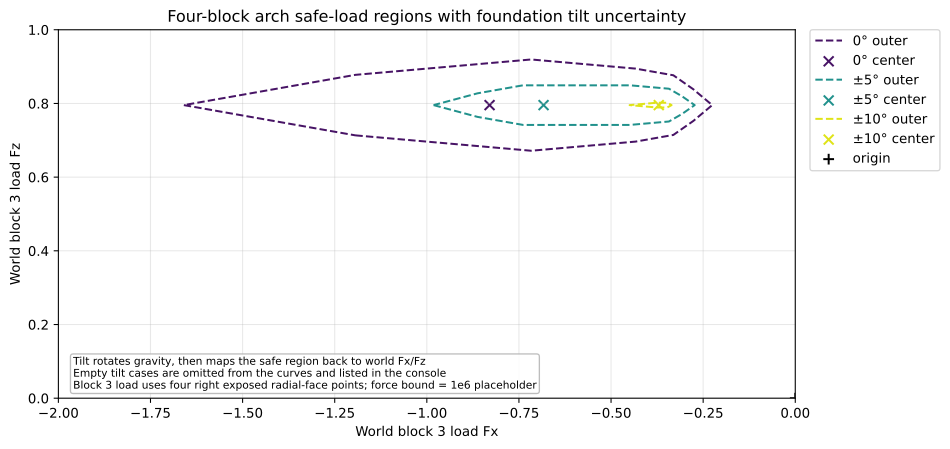

Generate this figure with Python:
"""Compare four-block arch safe-load regions under foundation tilt uncertainty."""

import math
from pathlib import Path

import matplotlib.pyplot as plt
from compas_assembly.datastructures import Block

from compas_cra.algorithms import assembly_interfaces_numpy
from compas_cra.datastructures import CRA_Assembly
from compas_cra.equilibrium import plot_rbe_robust_results
from compas_cra.equilibrium import rbe_uncertainty_disturb_support_dual
from compas_cra.geometry import Arch
from compas_cra.viewers import cra_view_ex
from compas_cra.viewers.cra_view import _load_compas_view2

HEIGHT = 2
SPAN = 4
THICKNESS = 0.5
DEPTH = 0.5
NUM_BLOCKS = 4
MU = 0.7
DENSITY = 1.0
NUM_DIRECTIONS = 72
APPLICATION_FORCE_BOUND = 1e6
TILT_DEGREES = (0.0, 5.0, 10.0, 15.0, 20.0)
SINGLE_TILT_DEGREES = tuple(range(-20, 21, 5))
TILT_ANGLE_COUNT = 2
VIEW_XLIM = (-2.0, 0.0)
VIEW_YLIM = (0.0, 1.0)
SHOW_COMPAS_VIEW2_ASSEMBLY = plt.get_backend().lower() != "agg"
OUTPUT_SVG = Path(__file__).with_suffix(".svg")
SINGLE_ANGLE_OUTPUT_SVG = OUTPUT_SVG.with_name("{}_single_angles.svg".format(OUTPUT_SVG.stem))
DEGREE = "\N{DEGREE SIGN}"
PLUS_MINUS = "\N{PLUS-MINUS SIGN}"
EMPTY_SAFE_SET_TEXT = "safe load set is empty"


def sampled_colormap_colors(name, count):
    """Return distinct colors sampled across a Matplotlib colormap."""
    if count <= 0:
        return []
    colormap = plt.get_cmap(name)
    if count == 1:
        return [colormap(0.5)]
    return [colormap(0.05 + 0.90 * index / (count - 1)) for index in range(count)]


def point_coordinates(point):
    """Return point coordinates as a plain list."""
    if hasattr(point, "x") and hasattr(point, "y") and hasattr(point, "z"):
        return [point.x, point.y, point.z]
    return list(point)


def arch_center():
    """Return the center of the arch circular axis."""
    radius = HEIGHT / 2.0 + SPAN**2 / (8.0 * HEIGHT)
    return [0.0, 0.0, HEIGHT - radius]


def unique_xz_points(coordinates, tolerance=1e-9):
    """Return unique face points by x-z coordinates."""
    unique = []
    for point in coordinates:
        if not any(
            abs(point[0] - other[0]) <= tolerance and abs(point[2] - other[2]) <= tolerance for other in unique
        ):
            unique.append(point)
    return unique


def radial_alignment_score(points):
    """Return how far two x-z points deviate from one arch radial line."""
    center = arch_center()
    vectors = [[point[0] - center[0], point[2] - center[2]] for point in points]
    lengths = [(vector[0] ** 2 + vector[1] ** 2) ** 0.5 for vector in vectors]
    if min(lengths) <= 1e-12:
        return None
    cross = vectors[0][0] * vectors[1][1] - vectors[0][1] * vectors[1][0]
    return abs(cross) / (lengths[0] * lengths[1])


def exposed_radial_side_vertices(block):
    """Return vertices of the loaded block's right exposed radial face."""
    candidates = []
    for face in block.faces():
        coordinates = [point_coordinates(block.vertex_coordinates(vertex)) for vertex in block.face_vertices(face)]
        y_values = [point[1] for point in coordinates]
        if max(y_values) - min(y_values) <= 1e-9:
            continue
        unique_points = unique_xz_points(coordinates)
        if len(unique_points) != 2:
            continue
        score = radial_alignment_score(unique_points)
        if score is None or score > 1e-8:
            continue
        centroid_x = sum(point[0] for point in coordinates) / len(coordinates)
        candidates.append((centroid_x, coordinates))
    if not candidates:
        raise ValueError("Could not find an exposed radial load face for the arch block.")
    return max(candidates, key=lambda item: item[0])[1]


def left_to_right_blocks():
    """Create four arch blocks ordered left to right."""
    arch = Arch(
        height=HEIGHT,
        span=SPAN,
        thickness=THICKNESS,
        depth=DEPTH,
        num_blocks=NUM_BLOCKS,
        extra_support=False,
    )
    return list(reversed(arch.blocks()))


def build_assembly():
    """Build the fixed four-block arch assembly."""
    assembly = CRA_Assembly()
    for node, mesh in enumerate(left_to_right_blocks()):
        assembly.add_block(mesh.copy(cls=Block), node=node)
    assembly.set_boundary_conditions([0])
    assembly_interfaces_numpy(assembly, nmax=10, amin=1e-2, tmax=1e-2)
    return assembly


def assembly_bounds(assembly):
    """Return coordinate-wise bounds for all blocks in an assembly."""
    coordinates = []
    for node in assembly.graph.nodes():
        block = assembly.graph.node_attribute(node, "block")
        for vertex in block.vertices():
            coordinates.append(point_coordinates(block.vertex_coordinates(vertex)))

    lower = [min(coordinate[axis] for coordinate in coordinates) for axis in range(3)]
    upper = [max(coordinate[axis] for coordinate in coordinates) for axis in range(3)]
    return lower, upper


def assembly_display_scale(assembly):
    """Return a readable scale for load-direction arrows."""
    lower, upper = assembly_bounds(assembly)
    spans = [upper[axis] - lower[axis] for axis in range(3)]
    return max(spans + [0.25])


def load_application_centroid(assembly, load_node):
    """Return the centroid of the right exposed radial-face load application points."""
    points = exposed_radial_side_vertices(assembly.graph.node_attribute(load_node, "block"))
    return [sum(point[axis] for point in points) / len(points) for axis in range(3)]


def add_load_direction_arrows(viewer, assembly, origin):
    """Add positive Fx and Fz load-direction arrows to a compas_view2 viewer."""
    _, _, Arrow = _load_compas_view2()
    length = 0.18 * assembly_display_scale(assembly)
    viewer.add(
        Arrow(origin, [length, 0, 0], head_portion=0.28, head_width=0.10, body_width=0.025),
        facecolor=(0.9, 0.0, 0.0),
        show_lines=False,
    )
    viewer.add(
        Arrow(origin, [0, 0, length], head_portion=0.28, head_width=0.10, body_width=0.025),
        facecolor=(0.0, 0.2, 0.9),
        show_lines=False,
    )


def show_compas_view2_assembly(assembly):
    """Show the four-block arch assembly in a compas_view2 window."""
    view2_app, _, _ = _load_compas_view2()
    viewer = view2_app.App(
        title="Example 19-3 tilt arch assembly",
        width=1000,
        height=700,
        viewmode="shaded",
        show_grid=True,
    )
    cra_view_ex(
        viewer,
        assembly,
        blocks=True,
        interfaces=True,
        forces=False,
        forcesdirect=False,
        forcesline=False,
        weights=False,
        displacements=False,
    )
    add_load_direction_arrows(viewer, assembly, load_application_centroid(assembly, 3))
    print("compas_view2 arch view: red arrow = +Fx, blue arrow = +Fz")
    viewer.run()


def tilt_label(degrees):
    """Return a compact label for one symmetric tilt interval."""
    if degrees == 0.0:
        return "0{}".format(DEGREE)
    value = "{:.1f}".format(degrees).rstrip("0").rstrip(".")
    return "{}{}{}".format(PLUS_MINUS, value, DEGREE)


def single_tilt_label(degrees):
    """Return a compact label for one deterministic tilt angle."""
    value = "{:+.0f}".format(degrees)
    if value == "+0":
        value = "0"
    return "{}{}".format(value, DEGREE)


def report_result(degrees, scenario_count, result):
    """Print a compact tilt-analysis summary."""
    bounded_directions = result.statuses.count("optimal")
    print(
        "{:<7} | scenarios={} | bounded={} | center={} | bounded_dirs={}/{} | outer_polygon_empty={}".format(
            tilt_label(degrees),
            scenario_count,
            result.is_bounded,
            result.feasible_center,
            bounded_directions,
            len(result.directions),
            not bool(result.outer_polygon),
        )
    )


def report_empty_result(degrees, scenario_count, error):
    """Print a compact empty-set summary."""
    print("{:<7} | scenarios={} | empty safe-load set ({})".format(tilt_label(degrees), scenario_count, error))


def report_single_angle_result(degrees, result):
    """Print a compact deterministic tilt-analysis summary."""
    bounded_directions = result.statuses.count("optimal")
    print(
        "{:<5} | bounded={} | center={} | bounded_dirs={}/{} | outer_polygon_empty={}".format(
            single_tilt_label(degrees),
            result.is_bounded,
            result.feasible_center,
            bounded_directions,
            len(result.directions),
            not bool(result.outer_polygon),
        )
    )


def report_empty_single_angle_result(degrees, error):
    """Print a compact empty-set summary for one deterministic tilt case."""
    print("{:<5} | empty safe-load set ({})".format(single_tilt_label(degrees), error))


def is_empty_safe_set_error(error):
    """Return whether a solver error is the expected empty-safe-set signal."""
    return EMPTY_SAFE_SET_TEXT in str(error)


def solve_tilt_cases(assembly):
    """Solve baseline and tilt-robust block-3 safe-load regions."""
    block_3 = assembly.graph.node_attribute(3, "block")
    load_dofs = [(3, "fx"), (3, "fz")]
    common_options = {
        "mu": MU,
        "density": DENSITY,
        "load_application_points": {3: exposed_radial_side_vertices(block_3)},
        "application_force_bound": APPLICATION_FORCE_BOUND,
        "num_directions": NUM_DIRECTIONS,
    }

    print("hidden hand-force component bound: {:.6g} (placeholder)".format(APPLICATION_FORCE_BOUND))
    print("foundation tilt keeps structural matrices fixed and reports loads in world Fx/Fz")
    print("case    | tilt scenario summary")

    results = []
    labels = []
    for degrees in TILT_DEGREES:
        if degrees == 0.0:
            scenario_count = 1
            try:
                result = rbe_uncertainty_disturb_support_dual(assembly, load_dofs, **common_options)
            except ValueError as error:
                if not is_empty_safe_set_error(error):
                    raise
                report_empty_result(degrees, scenario_count, error)
                continue
        else:
            angle = math.radians(degrees)
            scenario_count = TILT_ANGLE_COUNT
            try:
                result = rbe_uncertainty_disturb_support_dual(
                    assembly,
                    load_dofs,
                    tilt_angle_bounds=(-angle, angle),
                    tilt_angle_count=TILT_ANGLE_COUNT,
                    **common_options,
                )
            except ValueError as error:
                if not is_empty_safe_set_error(error):
                    raise
                report_empty_result(degrees, scenario_count, error)
                continue
        report_result(degrees, scenario_count, result)
        results.append(result)
        labels.append(tilt_label(degrees))
    return results, labels


def solve_single_angle_cases(assembly):
    """Solve deterministic block-3 safe-load regions for exact tilt angles."""
    block_3 = assembly.graph.node_attribute(3, "block")
    load_dofs = [(3, "fx"), (3, "fz")]
    common_options = {
        "mu": MU,
        "density": DENSITY,
        "load_application_points": {3: exposed_radial_side_vertices(block_3)},
        "application_force_bound": APPLICATION_FORCE_BOUND,
        "num_directions": NUM_DIRECTIONS,
    }

    print("")
    print("deterministic single-angle tilt cases")
    print("case  | safe-load summary")

    results = []
    labels = []
    for degrees in SINGLE_TILT_DEGREES:
        angle = math.radians(degrees)
        try:
            result = rbe_uncertainty_disturb_support_dual(
                assembly,
                load_dofs,
                tilt_angles=[angle],
                **common_options,
            )
        except ValueError as error:
            if not is_empty_safe_set_error(error):
                raise
            report_empty_single_angle_result(degrees, error)
            continue
        report_single_angle_result(degrees, result)
        results.append(result)
        labels.append(single_tilt_label(degrees))
    return results, labels


def render_results(results, labels):
    """Render the four-block tilt comparison plot."""
    plt.rcParams["svg.fonttype"] = "none"
    figure, axes = plot_rbe_robust_results(
        results,
        labels=labels,
        colors=sampled_colormap_colors("viridis", len(results)),
        show_points=False,
        show_center=True,
        xlim=VIEW_XLIM,
        ylim=VIEW_YLIM,
    )
    figure.set_size_inches(10, 6)
    axes.set_xlabel("World block 3 load Fx")
    axes.set_ylabel("World block 3 load Fz")
    axes.set_title("Four-block arch safe-load regions with foundation tilt uncertainty")
    axes.text(
        0.02,
        0.02,
        "Tilt rotates gravity, then maps the safe region back to world Fx/Fz\n"
        "Empty tilt cases are omitted from the curves and listed in the console\n"
        "Block 3 load uses four right exposed radial-face points; force bound = 1e6 placeholder",
        transform=axes.transAxes,
        fontsize=8,
        va="bottom",
        bbox={"boxstyle": "round,pad=0.25", "facecolor": "white", "edgecolor": "0.7", "alpha": 0.85},
    )
    axes.legend(loc="upper left", bbox_to_anchor=(1.02, 1.0), borderaxespad=0)
    figure.tight_layout()
    return figure


def render_single_angle_results(results, labels):
    """Render the deterministic single-angle tilt comparison plot."""
    plt.rcParams["svg.fonttype"] = "none"
    figure, axes = plot_rbe_robust_results(
        results,
        labels=labels,
        colors=sampled_colormap_colors("turbo", len(results)),
        show_points=False,
        show_center=True,
        xlim=VIEW_XLIM,
        ylim=VIEW_YLIM,
    )
    figure.set_size_inches(11, 6)
    axes.set_xlabel("World block 3 load Fx")
    axes.set_ylabel("World block 3 load Fz")
    axes.set_title("Four-block arch safe-load regions for deterministic single tilt angles")
    axes.text(
        0.02,
        0.02,
        "Each curve uses one exact tilt and is reported in world Fx/Fz\n"
        "Empty tilt cases are omitted from the curves and listed in the console\n"
        "Block 3 load uses four right exposed radial-face points; force bound = 1e6 placeholder",
        transform=axes.transAxes,
        fontsize=8,
        va="bottom",
        bbox={"boxstyle": "round,pad=0.25", "facecolor": "white", "edgecolor": "0.7", "alpha": 0.85},
    )
    axes.legend(loc="upper left", bbox_to_anchor=(1.02, 1.0), borderaxespad=0, fontsize=8)
    figure.tight_layout()
    return figure


def save_svg(figure, path):
    """Save one Matplotlib figure as SVG and report the path."""
    figure.savefig(path, format="svg", bbox_inches="tight")
    print("saved SVG: {}".format(path))


if __name__ == "__main__":
    assembly = build_assembly()
    results, labels = solve_tilt_cases(assembly)
    figure = render_results(results, labels)
    save_svg(figure, OUTPUT_SVG)

    single_results, single_labels = solve_single_angle_cases(assembly)
    single_figure = render_single_angle_results(single_results, single_labels)
    save_svg(single_figure, SINGLE_ANGLE_OUTPUT_SVG)

    if SHOW_COMPAS_VIEW2_ASSEMBLY:
        plt.show(block=False)
        show_compas_view2_assembly(assembly)
    elif plt.get_backend().lower() != "agg":
        plt.show()
    else:
        plt.close(figure)
        plt.close(single_figure)
